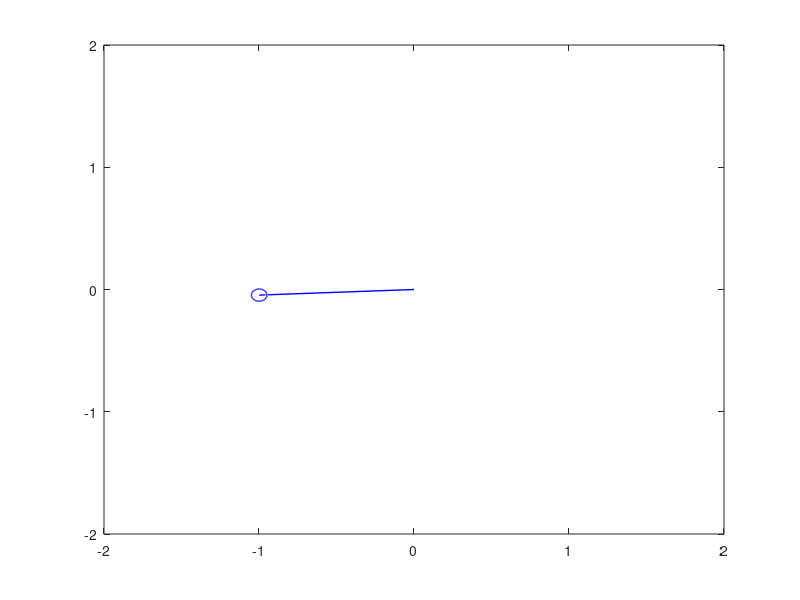

MATLAB code for this plot:
% Inverted Pendulum Simulation (linearisation at pi) %
clear
clf

Length = 1;
Mass = 15;
g=9.81;
vp_init=0;

k=g/Length;
rk=sqrt(k);
theta_init=0.01;

t=0;

motion=0;
prev_time=0;
tic;

    while t<=5
        time=toc;
        t=time;
        dt=t-prev_time;
        vp = 0*t+vp_init;
        motion = motion + vp*t;
        
      
        %theta=(theta_init-(k*pi*t*t)+vp*t/Length-vp_init*t/Length)/(1-k*t*t);   
        theta=theta_init/2*(exp(rk*t)+exp(-rk*t));
        
        lx=Length*cos(theta+(pi/2))+motion;
        ly=Length*sin(theta+(pi/2));

        plot([motion lx],[0 ly],'b','Linewidth',1);   
        %rectangle('Curvature',[1,1],'Position',[lx-0.05,ly-0.05,0.1,0.1],'FaceColor','b');
        viscircles([lx,ly],Length/20,'EdgeColor','b','LineWidth',1);
        
        axis([-Length-1+motion Length+1+motion -Length-1 Length+1])

        pause(0.01);
        
        if theta>pi/2 || theta<-pi/2
            break;
        end
        prev_time=t;
    end
